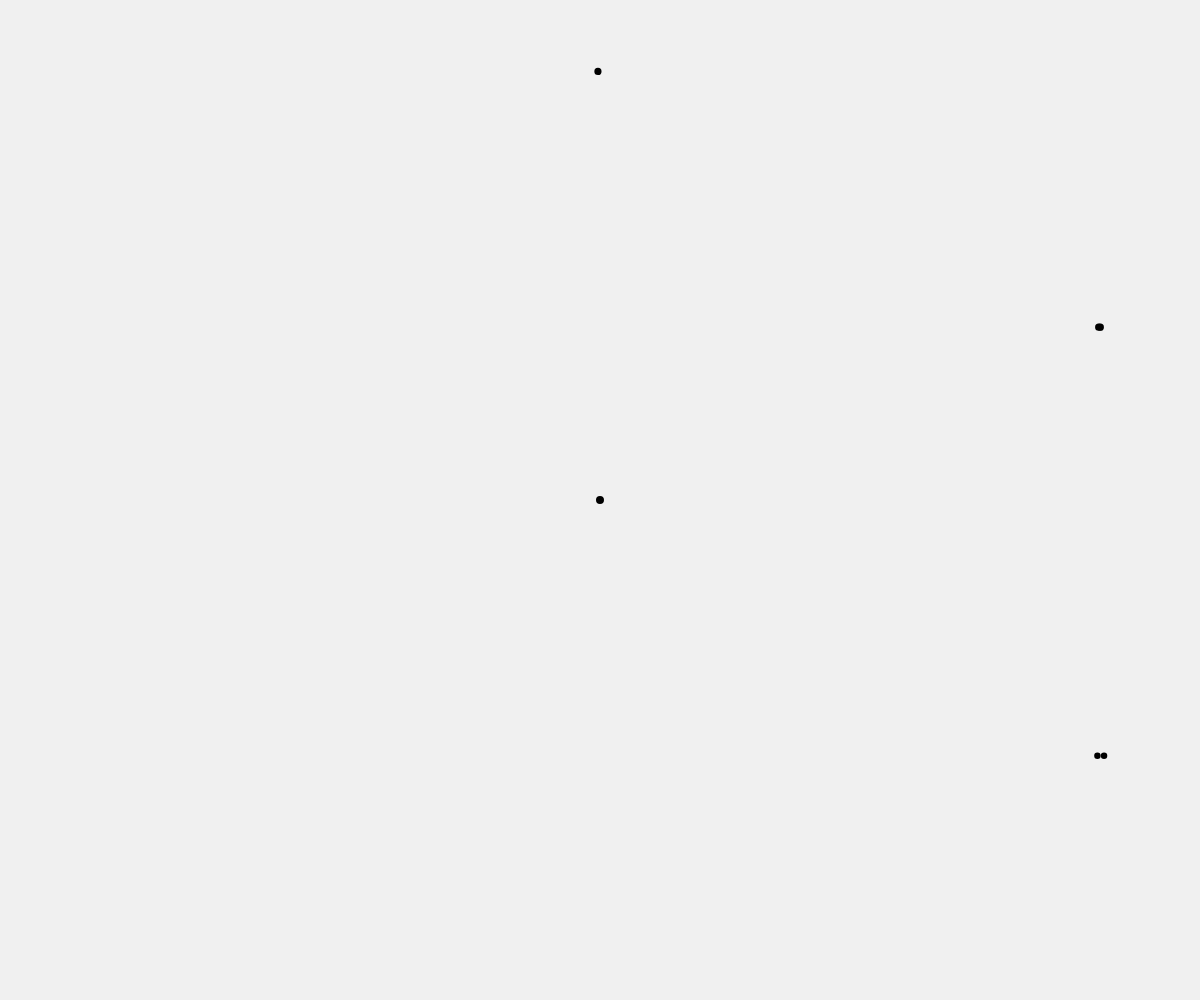
Frame 1 (no input)
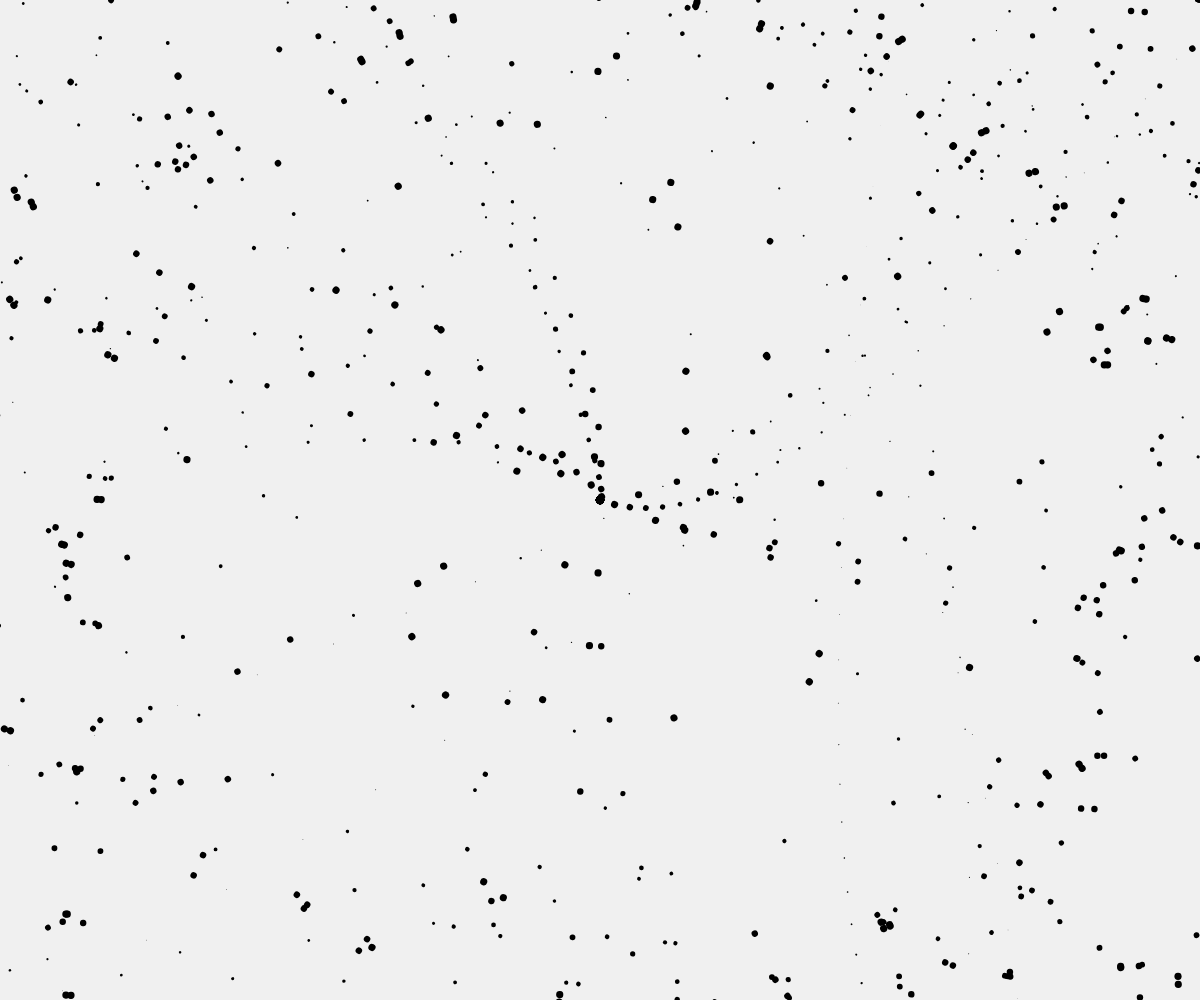
Frame 60 (no input)
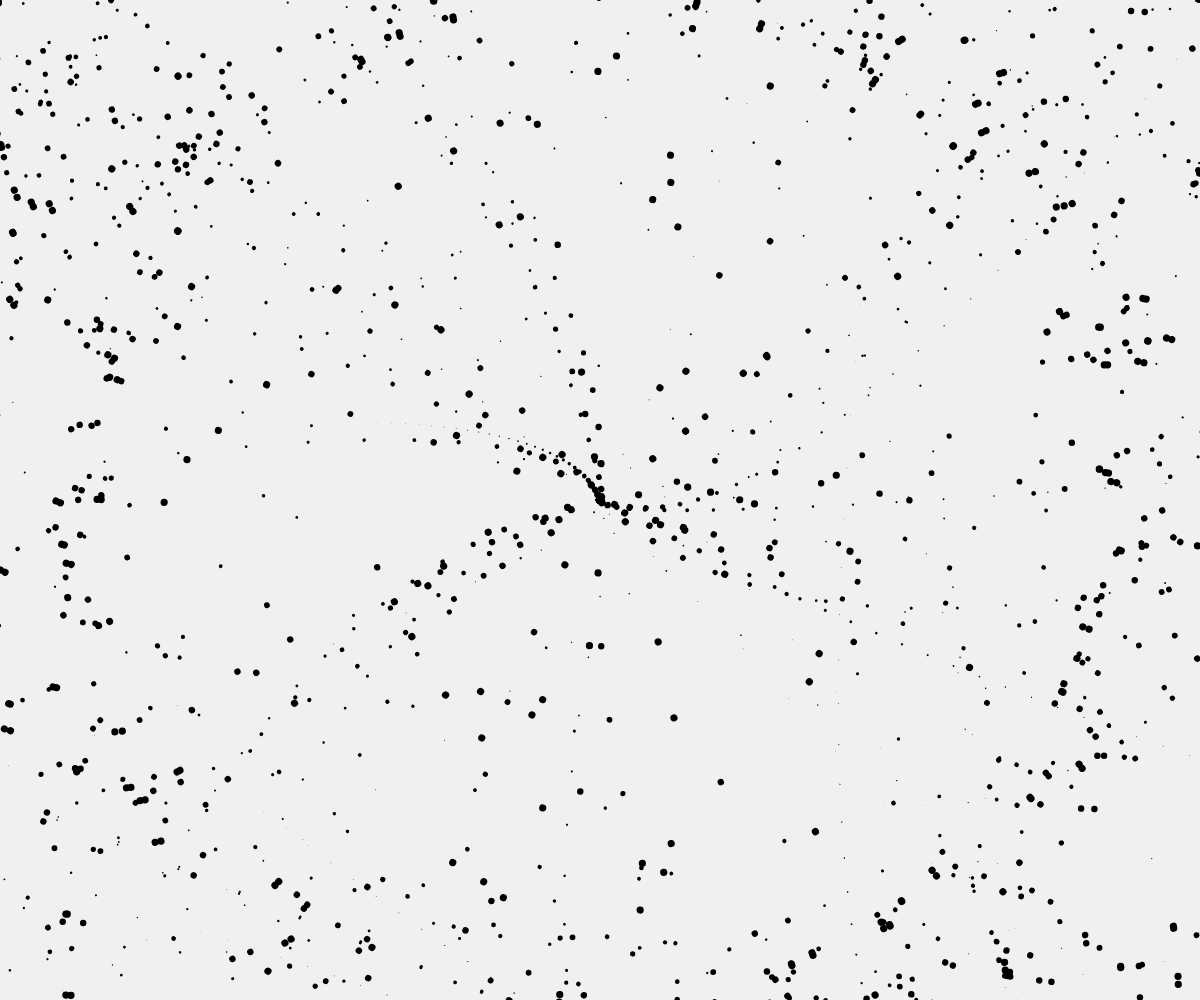
Frame 120 (the mouse pressed at the canvas centre since frame 60)

The p5.js sketch that drew these frames (run headless with seeded random() and noise() and a simulated clock; from frame 60 on, the mouse is pressed at the canvas centre):

// p5.js sketch
// ── sketch.js
const r = 8;
const k = 0.9;

function setup() {
  createCanvas(windowWidth, windowHeight);
  background(240);
}

function draw() {
  noStroke();
  fill(0, 0, 0);
  const init_pos = {x: width/2, y: height/2};
  const randVal = {x: random(width/2), y: random(4)};

  push();
  translate(init_pos.x, init_pos.y);
  rotate(random(TWO_PI));
  for(let i=0; i<100; i++) {
    const pos = {x: i * randVal.x, y: i**2 * randVal.y};
    circle(pos.x, - pos.y, r*k**i);
    circle(init_pos.x - pos.x, init_pos.y - pos.y, r*k**i);
    circle(init_pos.x + pos.x, init_pos.y + pos.y, r*k**i);
    circle(init_pos.x - pos.x, init_pos.y + pos.y, r*k**i);
  }
  pop();
    
}

function windowResized() {
  resizeCanvas(windowWidth, windowHeight);
}
